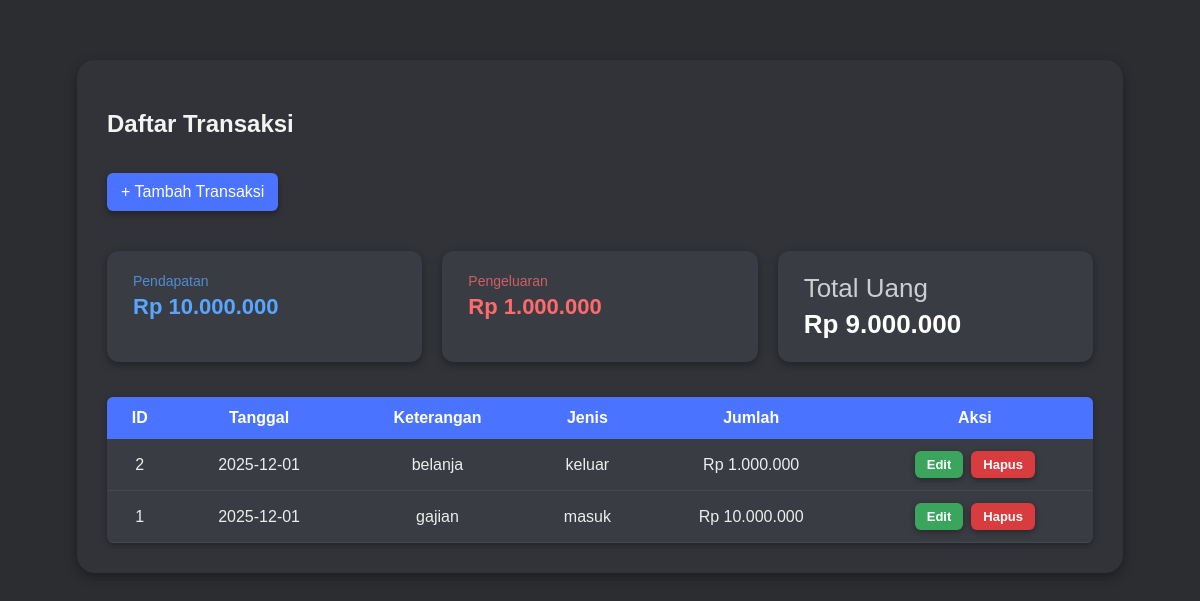
The page / on the database its author committed.
### tables this page shows
CREATE TABLE `transaksi` (
  `id` bigint(20) UNSIGNED NOT NULL,
  `tanggal` date NOT NULL,
  `keterangan` varchar(255) NOT NULL,
  `jenis` varchar(10) DEFAULT NULL CHECK (`jenis` in ('masuk','keluar')),
  `jumlah` decimal(12,2) NOT NULL
);

### index.php (the view, shortened to what this page needs)
<?php include "config/koneksi.php"; ?>
<!DOCTYPE html>
<html>
<head>
    <link rel="stylesheet" href="assets/style.css">
</head>
<body class="index-bg">
<div class="index-container">
<h2>Daftar Transaksi</h2>
<a href="tambah.php" class="btn">+ Tambah Transaksi</a>
<?php
$total_masuk = $db->query("SELECT SUM(jumlah) FROM transaksi WHERE jenis='Masuk'")->fetchColumn() ?? 0;
$total_keluar = $db->query("SELECT SUM(jumlah) FROM transaksi WHERE jenis='Keluar'")->fetchColumn() ?? 0;
$sisa_uang = $total_masuk - $total_keluar;
?>
<div class="dashboard-wrapper">
    <div class="dash-box" id="filter-masuk">
        <p class="dash-title masuk">Pendapatan</p>
        <p class="dash-value masuk">Rp <?= number_format($total_masuk,0,',','.') ?></p>
    </div>
    <div class="dash-box" id="filter-keluar">
        <p class="dash-title keluar">Pengeluaran</p>
        <p class="dash-value keluar">Rp <?= number_format($total_keluar,0,',','.') ?></p>
    </div>
    <div class="dash-box" id="filter-reset">
        <p class="dash-title total">Total Uang</p>
        <p class="dash-value total">
            <?= ($sisa_uang < 0 ? "-Rp " . number_format(abs($sisa_uang),0,',','.')
                                : "Rp " . number_format($sisa_uang,0,',','.')) ?>
        </p>
    </div>
</div>
<table id="tabel-transaksi" border="0" cellpadding="10">
    <tr>
        <th>ID</th>
        <th>Tanggal</th>
        <th>Keterangan</th>
        <th>Jenis</th>
        <th>Jumlah</th>
        <th>Aksi</th>
    </tr>
<?php
$stmt = $db->query("SELECT * FROM transaksi ORDER BY id DESC");
while ($row = $stmt->fetch(PDO::FETCH_ASSOC)) {
    echo "
        <tr data-jenis='{$row['jenis']}'>
            <td>{$row['id']}</td>
            <td>{$row['tanggal']}</td>
            <td>{$row['keterangan']}</td>
            <td>{$row['jenis']}</td>
            <td>Rp " . number_format($row['jumlah'],0,",",".") . "</td>
            <td class='aksi'>
                <a href='edit.php?id={$row['id']}' class='btn-action btn-edit'>Edit</a>
                <a href='hapus.php?id={$row['id']}' class='btn-action btn-hapus' onclick='return confirm(\"Yakin?\")'>Hapus</a>
            </td>
        </tr>
    ";
}
?>
</table>
</div>
</body>
</html>

### assets/style.css (style rules this page uses)
body { font-family: Arial, sans-serif; margin: 0; padding: 20px; background: #2b2d31; color: #f3f3f3; display: flex; flex-direction: column; align-items: center; }
.index-container { width: 85%; max-width: 1200px; margin: 40px auto; padding: 30px; background: #313338; border-radius: 18px; box-shadow: 0 4px 12px rgba(0,0,0,0.35); }
body.index-bg { background: #2b2d31; }
.dashboard-wrapper { display: flex; gap: 20px; margin: 25px 0 35px 0; }
.dash-box { flex: 1; padding: 22px 26px; background: #3a3c43; border-radius: 12px; box-shadow: 0 3px 8px rgba(0,0,0,0.35); cursor: pointer; transition: 0.25s ease; }
.dash-title { margin: 0; font-size: 14px; opacity: 0.75; }
.dash-value { margin: 5px 0 0; font-size: 22px; font-weight: bold; }
.masuk { color: #58a6ff; }
.keluar { color: #ff6b6b; }
.total { color: #ffffff; font-size: 26px; }
table { width: 100%; border-collapse: collapse; background: #3a3c43; border-radius: 6px; overflow: hidden; box-shadow: 0 2px 6px rgba(0,0,0,0.35); }
th { background: #4a73ff; color: white; padding: 12px; }
td { padding: 12px; text-align: center; border-bottom: 1px solid #46484f; color: #ededed; }
td.aksi { display: flex; justify-content: center; gap: 8px; }
.btn { display: inline-block; padding: 10px 14px; background: #4a73ff; color: white; text-decoration: none; border-radius: 6px; margin: 15px 0; transition: 0.2s ease; box-shadow: 0 3px 6px rgba(0,0,0,0.35); }
.btn-action { padding: 6px 12px; border-radius: 6px; font-size: 13px; font-weight: bold; text-decoration: none; display: inline-block; transition: 0.2s ease; box-shadow: 0 2px 6px rgba(0,0,0,0.35); }
.btn-edit { background: #3ba55d; color: white; }
.btn-hapus { background: #d83c3e; color: white; }

### rows shown on the page
transaksi: id "2", tanggal "2025-12-01", keterangan "belanja", jenis "keluar", jumlah "1.000.000"
transaksi: id "1", tanggal "2025-12-01", keterangan "gajian", jenis "masuk", jumlah "10.000.000"

### other values the page prints
$total_masuk "10.000.000"
$total_keluar "1.000.000"
$sisa_uang "9.000.000"
